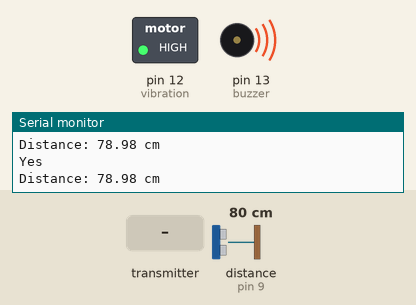
Recording of a sketch running on a simulated Arduino Uno, built with avr-gcc and run on an emulated ATmega328P. On the bench: switched loads named in the sketch (green lamp = pin HIGH), buzzer (waves = sounding), the last lines printed to the serial monitor. Wiring (inferred from the names in the program): ultrasonic range finder: trigger pin 8; echo pin 9. The inputs (shaded band) are chosen by the test bench; at power-on: distance to the obstacle (sensor on pin 9) 80 cm. The echo pulse lasts 58.3 µs per cm; no radio packets arrive unless stated; pins used as bus, display or sensor lines are not drawn.

Above: at 1.3 s.
1.4 s: distance to the obstacle (sensor on pin 9) set to 5 cm
At 1.8 s:
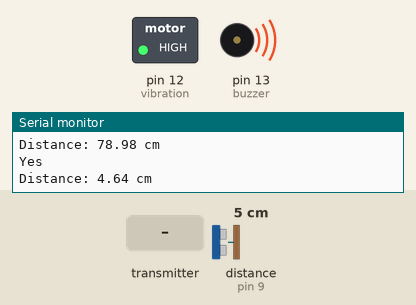
4.4 s: distance to the obstacle (sensor on pin 9) set to 2 cm
At 5.7 s:
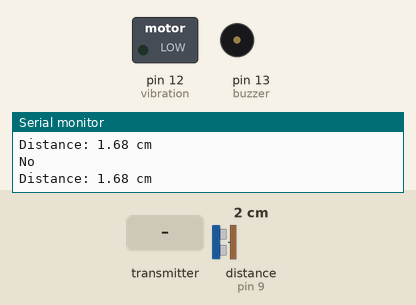
6.0 s: the transmitter starts sending buf.0 = 64
At 6.4 s:
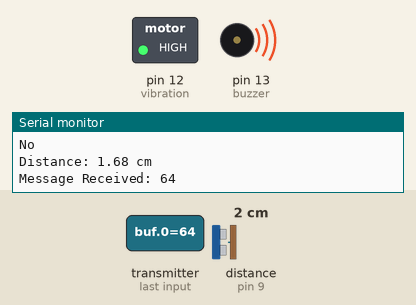
9.0 s: distance to the obstacle (sensor on pin 9) set to 4 cm
At 9.9 s:
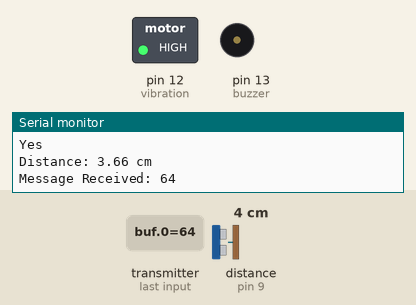
Timing chart, 0 to 13.0 s (numbered marks = the images above; inputs shaded):
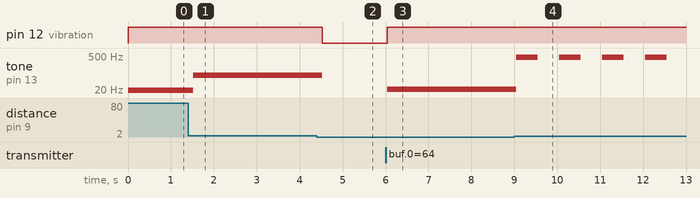

Measured:
- the behaviour switches between 4 and 3 cm on distance to the obstacle (sensor on pin 9) (found by bisection; images 1 and 2)
- after the input at 1.4 s, tone on pin 13 (buzzer): 6 Hz → 80 Hz after 0.12 s
- after the input at 4.4 s, pin 12 (vibration): HIGH → LOW after 0.13 s; tone on pin 13 (buzzer): 80 Hz → silent after 0.13 s
- after the input at 6.0 s, pin 12 (vibration): LOW → HIGH at once; tone on pin 13 (buzzer): silent → 21 Hz at once
- after the input at 9.0 s, tone on pin 13 (buzzer): alternates 450 Hz for 0.50 s and silent for 0.50 s, starting after 0.05 s

The sketch:

recive.ino
```cpp
#include <RH_ASK.h> // Include RadioHead Amplitude Shift Keying Library
#include <SPI.h> // Include dependant SPI Library
const int trigPin = 8;
const int echoPin = 9;
const int vibration = 12;
const int buzzer = 13;
// Create Amplitude Shift Keying Object
RH_ASK rf_driver;
void setup(){
  // Initialize ASK Object
  rf_driver.init();
  pinMode(buzzer,OUTPUT);
  pinMode(vibration,OUTPUT);
  pinMode(trigPin, OUTPUT);
  pinMode(echoPin, INPUT);
  // Setup Serial Monitor
  Serial.begin(9600);
}
void loop(){
  digitalWrite(trigPin, LOW);
  delayMicroseconds(2);
  digitalWrite(trigPin, HIGH);
  delayMicroseconds(10);
  digitalWrite(trigPin, LOW);
  // Measure the time it takes for the pulse to bounce back
  long duration = pulseIn(echoPin, HIGH);
  // Calculate the distance in centimeters
  float lower_distance = duration * 0.034 / 2;
  // Print the distance to the serial monitor
  Serial.print("Distance: ");
  Serial.print(lower_distance);
  Serial.println(" cm");
  // Set buffer to size of expected message
  int upper_distance;
  uint8_t buflen = 1;
  uint8_t buf[buflen];
  // Check if received packet is correct size
  if(rf_driver.recv(buf, &buflen)){
  // Message received with valid checksum
    upper_distance=*buf;
    Serial.print("Message Received: ");
    Serial.println(upper_distance);
  }
  if((lower_distance>=3 && lower_distance<=100) && (upper_distance>=3 && upper_distance<=80)){
    digitalWrite(vibration,HIGH);
    //digitalWrite(buzzer,HIGH);
    tone(buzzer,450);
    delay(500);
    noTone(buzzer);
    delay(500);
    Serial.println("Yes");
  }
  else if(lower_distance>=3 && lower_distance<=100){
    digitalWrite(vibration,HIGH);
    //digitalWrite(buzzer,HIGH);
    tone(buzzer,abs(85-lower_distance),500);
    delay(500);
    Serial.println("Yes");
  }
  else if(upper_distance>=3 && upper_distance<=80){
    digitalWrite(vibration,HIGH);
    //digitalWrite(buzzer,HIGH);
    tone(buzzer,abs(85-upper_distance),500);
    delay(500);
    Serial.println("Yes");
  }
  else{
    digitalWrite(buzzer,LOW);
    digitalWrite(vibration,LOW);
    Serial.println("No");
  }
  //delay(2000);
}
```
